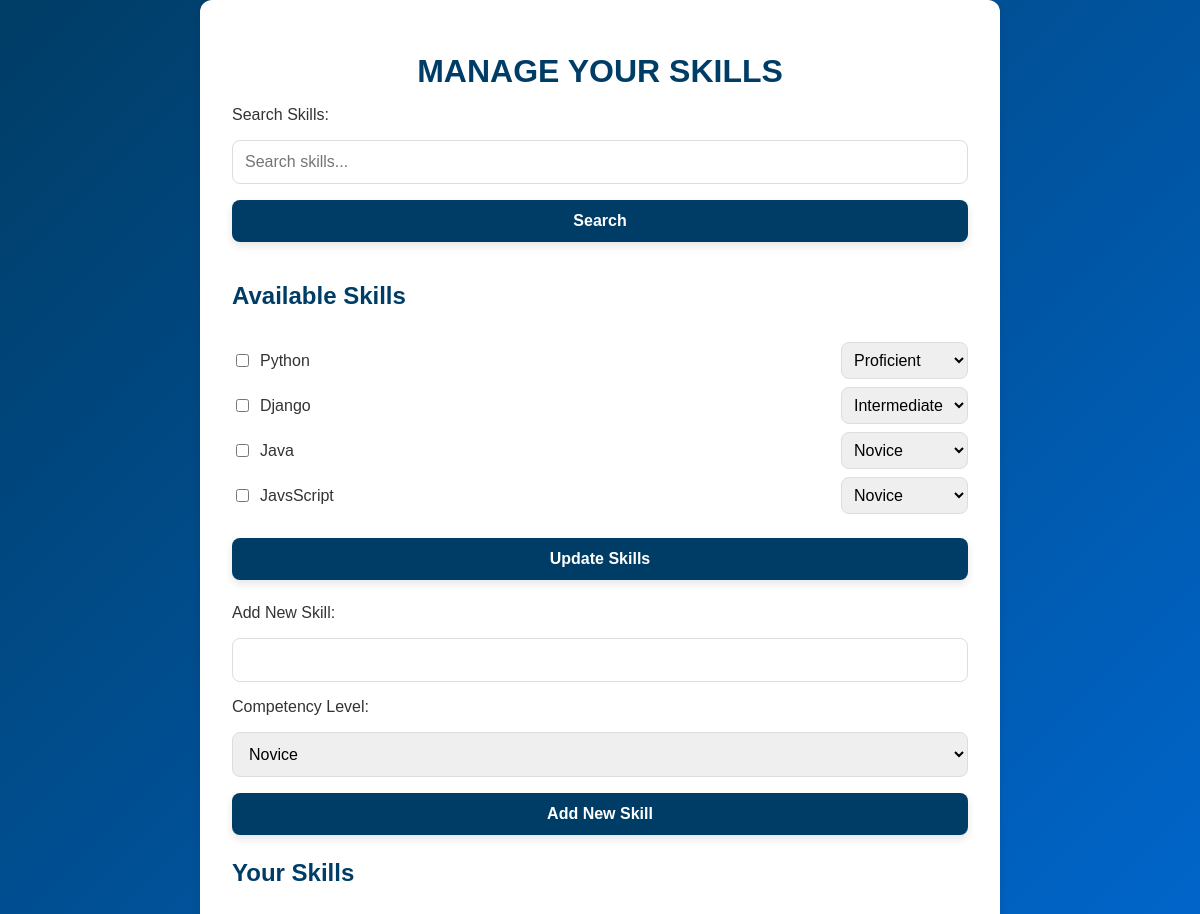
Screenshot of /skills/ (signed in) with the database file from the repository.
### dashboard/models.py (models this page shows, shortened)
class Skill(models.Model):
    name=models.CharField(max_length=100, unique=True)
    search_keyword= models.CharField(max_length=100, help_text="keyword to search for videos to learn", blank=True)
    COMPETENCY_CHOICES=(
        ('novice','Novice'),
        ('beginner', 'Beginner'),
        ('intermediate', 'Intermediate'),
        ('proficient', 'Proficient'),
        ('expert', 'Expert'),
    )
    competency=models.CharField(choices=COMPETENCY_CHOICES, max_length=20)

### dashboard/views.py (the view, shortened to what this page needs)
# urls.py: path('skills/', ManageSkillsView.as_view(), name='manage_skills'),
class ManageSkillsView(View):
    def get(self, request, *args, **kwargs):
        user = request.user
        if not isinstance(user, CustomUser):
            return redirect('login')
        search_query = request.GET.get('search', '')
        all_skills = Skill.objects.all()
        if search_query:
            available_skills = all_skills.filter(name__icontains=search_query)
        else:
            available_skills = all_skills[:4]
        user_skills = user.skills.all()
        form = SkillAddForm()
        return render(request, 'manage_skills.html', {
            'available_skills': available_skills,
            'user_skills': user_skills,
            'form': form,
            'search_query': search_query
        })

### dashboard/forms.py
class SkillAddForm(forms.ModelForm):
    class Meta:
        model = Skill
        fields = ['name', 'competency']
    name = forms.CharField(label='New Skill', max_length=100, required=True)
    competency=forms.ChoiceField(choices=Skill.COMPETENCY_CHOICES, label='Competency Level')

### dashboard/templates/manage_skills.html (shortened to what this page needs)
<!DOCTYPE html>
<html lang="en">
<head>
    {% load static %}
    <link rel="stylesheet" href="{% static 'css/manage.css' %}">
</head>
<body>
    <div class="container">
        <div class="content">
            <h1>Manage Your Skills</h1>
            <div class="form-section">
                <form method="get" action="{% url 'manage_skills' %}">
                    <label for="search">Search Skills:</label>
                    <input type="text" id="search" name="search" value="{{ search_query }}" placeholder="Search skills...">
                    <button type="submit">Search</button>
                </form>
            </div>
            <div class="form-section">
                <form method="post">
                    <h2>Available Skills</h2>
                    <div id="skill-list">
                        {% for skill in available_skills %}
                            <div class="skill-item">
                                <label>
                                    <input type="checkbox" name="skills" value="{{ skill.id }}" {% if skill in user_skills %}checked{% endif %}>
                                    {{ skill.name }}
                                </label>
                                <select name="competency_{{ skill.id }}">
                                    {% for choice in skill.COMPETENCY_CHOICES %}
                                        <option value="{{ choice.0 }}" {% if skill.competency == choice.0 %}selected{% endif %}>
                                            {{ choice.1 }}
                                        </option>
                                    {% endfor %}
                                </select>
                            </div>
                        {% endfor %}
                    </div>
                    <button type="submit" name="update_skills">Update Skills</button>
                </form>
            </div>
            <div class="form-section">
                <form method="post">
                    <label for="new_skill">Add New Skill:</label>
                    {{ form.name }}
                    <label for="competency">Competency Level:</label>
                    {{ form.competency }}
                    <button type="submit" name="add_skill">Add New Skill</button>
                </form>
            </div>
            <div class="form-section">
                <h2>Your Skills</h2>
            </div>
        </div>
    </div>
</body>
</html>

### static/css/manage.css (style rules this page uses)
body { font-family: Arial, sans-serif; margin: 0; padding: 0; display: flex; justify-content: center; align-items: center; min-height: 100vh; background: linear-gradient(135deg, #003d66, #0066cc); color: #333; }
.container { background: #ffffff; border-radius: 12px; box-shadow: 0 4px 8px rgba(0, 0, 0, 0.1); padding: 2rem; width: 90%; max-width: 800px; box-sizing: border-box; }
h1 { color: #003d66; margin-bottom: 1rem; font-size: 2rem; text-align: center; font-weight: bold; text-transform: uppercase; }
h2 { color: #003d66; margin: 1rem 0; font-size: 1.5rem; }
.form-section { margin-bottom: 1.5rem; }
form { display: flex; flex-direction: column; gap: 1rem; }
input[type="text"], input[type="submit"], select { padding: 0.75rem; border-radius: 8px; border: 1px solid #ddd; font-size: 1rem; }
input[type="submit"], button { background-color: #003d66; color: #ffffff; border: none; padding: 0.75rem; border-radius: 8px; font-size: 1rem; cursor: pointer; transition: background-color 0.3s ease, transform 0.3s ease; font-weight: bold; box-shadow: 0 4px 8px rgba(0, 0, 0, 0.1); }
.skill-item { display: flex; align-items: center; justify-content: space-between; margin-bottom: 0.5rem; }
.skill-item label { display: flex; align-items: center; gap: 0.5rem; }
.skill-item select { padding: 0.5rem; border-radius: 8px; border: 1px solid #ddd; }

### rows the page displays
Skill: name "Python", competency+id "Proficient"
Skill: name "Django", competency+id "Intermediate"
Skill: name "Java", competency+id "Novice"
Skill: name "JavsScript", competency+id "Novice"
